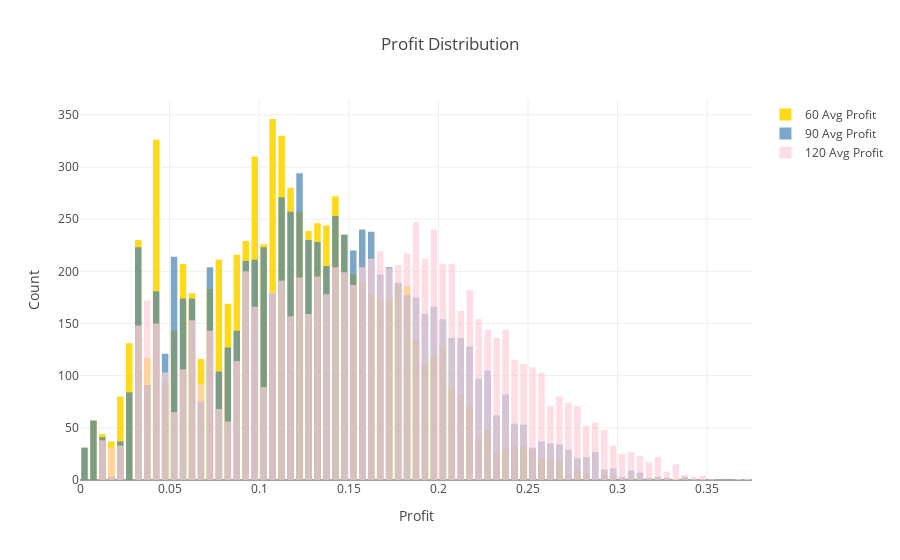

Notebook source saved alongside this figure:
### Code cell
fig1 = go.Figure()
fig1.add_trace(
    go.Histogram(
        x = df.profit_avg_60.values, 
        name = '60 Avg Profit', 
        marker_color = '#FFD700',
        opacity = 0.9,
    )
)
fig1.add_trace(
    go.Histogram(
        x = df.profit_avg_90.values, 
        name = '90 Avg Profit', 
        marker_color = '#4682B4',
        opacity = 0.7,
    )
)
fig1.add_trace(
    go.Histogram(
        x = df.profit_avg_120.values, 
        name = '120 Avg Profit', 
        marker_color = '#ffcfd9',
        opacity = 0.7,
    )
)
fig1.update_layout(
        title_text='Profit Distribution', # title of plot
        xaxis_title_text='Profit', # xaxis label
        yaxis_title_text='Count', # yaxis label
        bargap=0.2, # gap between bars of adjacent location coordinates
        bargroupgap=0.1, # gap between bars of the same location coordinates
        barmode='overlay',
        template="gridon",)
fig1.show()

### Figure 1 — Plotly figure (JSON) as saved in the notebook; plotly's stock layout.template omitted (floating-point values rounded to 4 significant figures; data arrays with more than 128 entries replaced by an {"elided": "..."} marker saying what was removed)
{"data": [{"marker": {"color": "#FFD700"}, "name": "60 Avg Profit", "opacity": 0.9, "type": "histogram", "x": {"elided": "8140 float values"}}, {"marker": {"color": "#4682B4"}, "name": "90 Avg Profit", "opacity": 0.7, "type": "histogram", "x": {"elided": "8140 float values"}}, {"marker": {"color": "#ffcfd9"}, "name": "120 Avg Profit", "opacity": 0.7, "type": "histogram", "x": {"elided": "8140 float values"}}], "layout": {"bargap": 0.2, "bargroupgap": 0.1, "barmode": "overlay", "title": {"text": "Profit Distribution"}, "xaxis": {"title": {"text": "Profit"}}, "yaxis": {"title": {"text": "Count"}}}}
